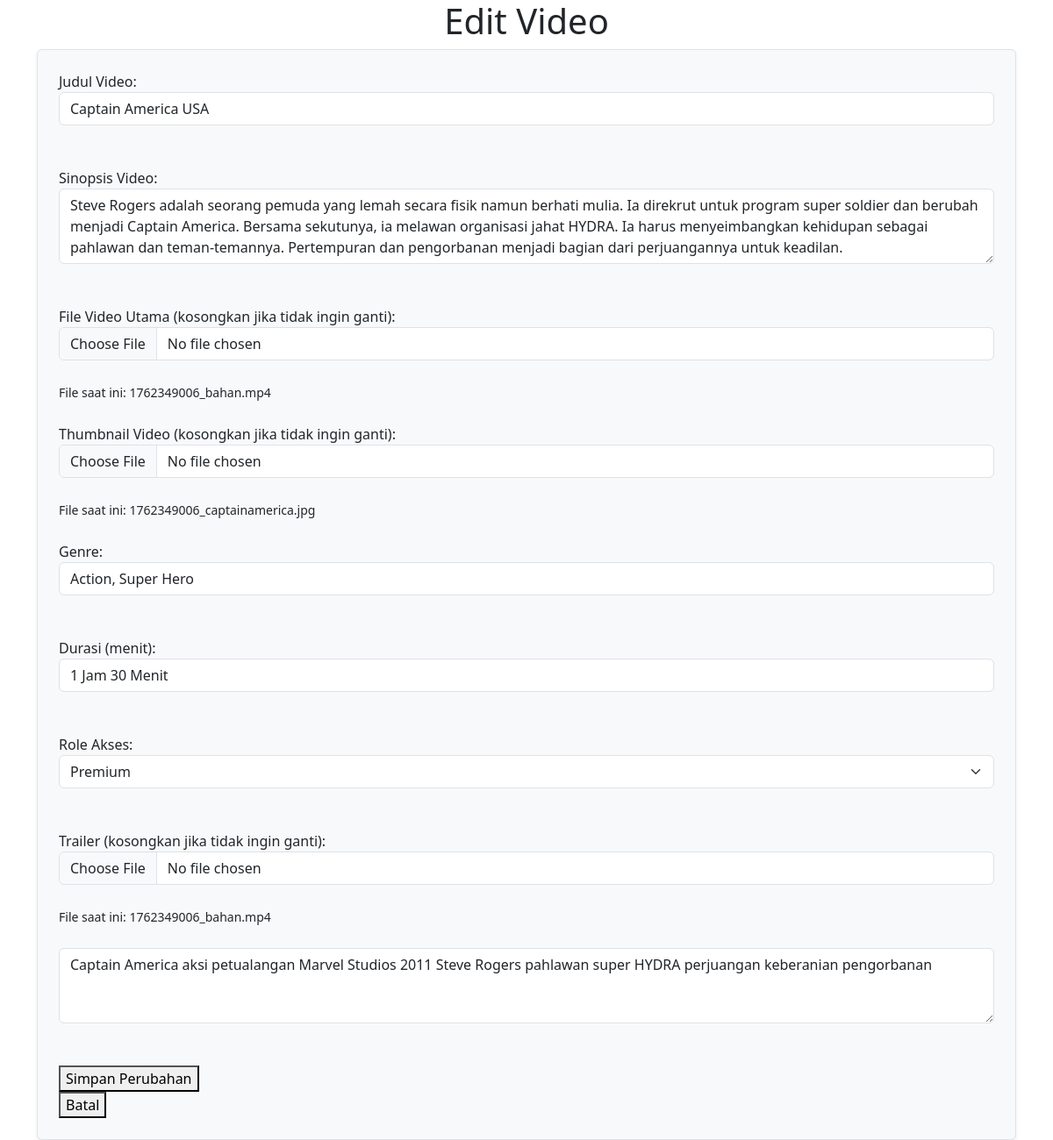
Page /routeAdmin.php?adminPage=editVideo&idVideo=38 (signed in) on the committed database.
### tables this page shows
CREATE TABLE `video` (
  `id` int NOT NULL,
  `judul` varchar(255) NOT NULL,
  `sinopsis` text,
  `file_video` varchar(255) NOT NULL,
  `thumbnail` varchar(255) DEFAULT NULL,
  `genre` varchar(100) DEFAULT NULL,
  `durasi` varchar(20) DEFAULT NULL,
  `tanggal_upload` datetime DEFAULT CURRENT_TIMESTAMP,
  `role` varchar(50) DEFAULT 'basic',
  `jumlah_view` int DEFAULT '0',
  `jumlah_perating` int DEFAULT '0',
  `rating` int DEFAULT '0',
  `trailer` varchar(255) DEFAULT NULL,
  `indexPencarian` text NOT NULL
);

### src/view/admin/editVideo.php (the view, shortened to what this page needs)
<?php
include __DIR__ . "/../../databases/koneksi.php";
if (isset($_GET['idVideo'])) {
    $id = $_GET['idVideo'];
}
function dataAwal()
{
    global $connect, $id;
    $data = $connect->prepare("SELECT * FROM video WHERE id = ?");
    $data->bind_param("s", $id);
    $data->execute();
    $hasil = $data->get_result();
    if ($hasil->num_rows > 0) {
        $row = $hasil->fetch_assoc();
        return $row;
    } else {
        $data->close();
        return "Tidak ditemukan";
    }
}
?>
<!DOCTYPE html>
<html lang="en">
<head>
    <link href="https://cdn.jsdelivr.net/npm/bootstrap@5.3.8/dist/css/bootstrap.min.css" rel="stylesheet"
>
</head>
</head>
<body>
    <h1 class="text-center">Edit Video</h1>
    <div class="container">
        <div class="p-4 border rounded shadow-sm bg-light">
            <form action="?adminPage=editVideoControllers&idVideo=<?= $id; ?>" method="post"
                enctype="multipart/form-data">
                <label>Judul Video:</label><br>
                <input class="form-control" name="judul" value="<?= htmlspecialchars(dataAwal()['judul']) ?>"><br><br>
                <label>Sinopsis Video:</label><br>
                <textarea class="form-control" name="sinopsis" rows="3"><?= htmlspecialchars(dataAwal()['sinopsis']) ?></textarea><br><br>
                <label>File Video Utama (kosongkan jika tidak ingin ganti):</label><br>
                <input class="form-control" type="file" name="fileVideoUtama" accept="video/*"><br>
                <small>File saat ini: <?= htmlspecialchars(basename(dataAwal()['file_video'])) ?></small><br><br>
                <label>Thumbnail Video (kosongkan jika tidak ingin ganti):</label><br>
                <input class="form-control" type="file" name="fileThumbnail" accept="image/*"><br>
                <small>File saat ini: <?= htmlspecialchars(basename(dataAwal()['thumbnail'])) ?></small><br><br>
                <label>Genre:</label><br>
                <input class="form-control" type="text" name="genre" value="<?= htmlspecialchars(dataAwal()['genre']) ?>"><br><br>
                <label>Durasi (menit):</label><br>
                <input class="form-control" type="text" name="durasi" value="<?= htmlspecialchars(dataAwal()['durasi']) ?>"><br><br>
                <label>Role Akses:</label><br>
                <select class="form-select" name="role">
                    <option value="Premium" <?= dataAwal()['role'] === 'Premium' ? 'selected' : '' ?>>Premium</option>
                </select><br><br>
                <label>Trailer (kosongkan jika tidak ingin ganti):</label><br>
                <input class="form-control" type="file" name="trailer" accept="video/*"><br>
                <small>File saat ini: <?= htmlspecialchars(basename(dataAwal()['trailer'])) ?></small><br><br>
                <textarea class="form-control" name="indexPencarian" rows="3"><?= htmlspecialchars(dataAwal()['indexPencarian']) ?></textarea><br><br>
                <button type="submit">Simpan Perubahan</button>
            </form>
            <a href="?adminPage=videos"><button>Batal</button></a>
        </div>
    </div>
</body>
</html>

### rows in the picture
video: judul "Captain America USA", sinopsis "Steve Rogers adalah seorang pemuda yang lemah secara fisik namun berhati mulia. Ia direkrut untuk program super soldier dan berubah menjadi Captain America. Bersama sekutunya, ia melawan organisasi jahat HYDRA. Ia harus menyeimbangkan kehidupan sebagai pahlawan dan teman-temannya. Pertempuran dan pengorbanan menjadi bagian dari perjuangannya untuk keadilan.", file_video "1762349006_bahan.mp4", thumbnail "1762349006_captainamerica.jpg", genre "Action, Super Hero", durasi "1 Jam 30 Menit", role "Premium", trailer "1762349006_bahan.mp4", indexPencarian "Captain America aksi petualangan Marvel Studios 2011 Steve Rogers pahlawan super HYDRA perjuangan keberanian pengorbanan"
